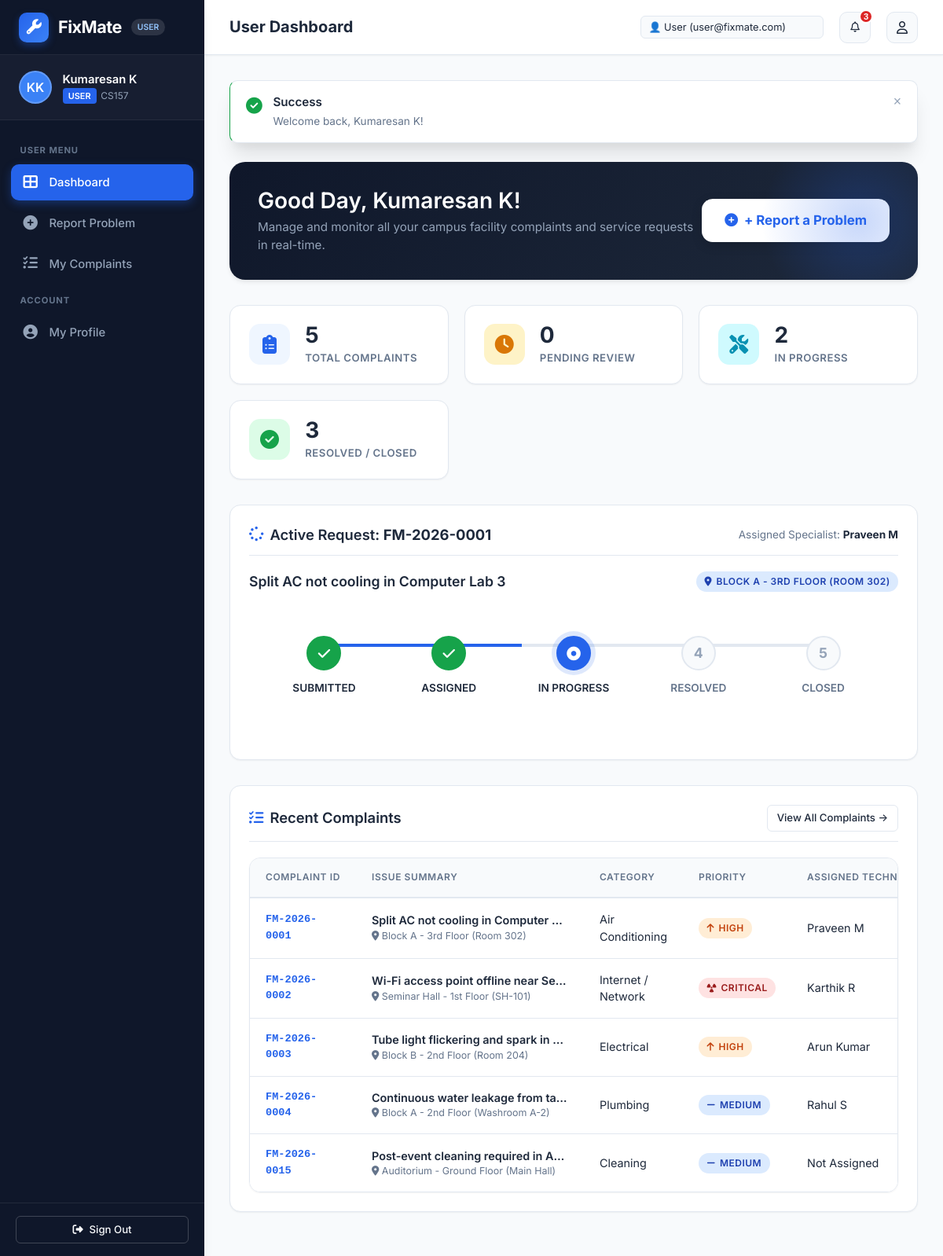
The page /user/dashboard.php (signed in) on the database its author committed.
### tables this page shows
CREATE TABLE `complaints` (
  `id` INT AUTO_INCREMENT PRIMARY KEY,
  `complaint_code` VARCHAR(30) NOT NULL UNIQUE,
  `user_id` INT NOT NULL,
  `category_id` INT NOT NULL,
  `technician_id` INT NULL DEFAULT NULL,
  `title` VARCHAR(255) NOT NULL,
  `description` TEXT NOT NULL,
  `location` VARCHAR(255) NOT NULL,
  `building` VARCHAR(100) NOT NULL,
  `floor` VARCHAR(50) NOT NULL,
  `room_number` VARCHAR(50) NULL DEFAULT NULL,
  `priority` ENUM('Low', 'Medium', 'High', 'Critical') NOT NULL DEFAULT 'Medium',
  `status` ENUM('Submitted', 'Assigned', 'In Progress', 'Resolved', 'Closed') NOT NULL DEFAULT 'Submitted',
  `submitted_date` DATETIME NOT NULL DEFAULT CURRENT_TIMESTAMP,
  `assigned_date` DATETIME NULL DEFAULT NULL,
  `started_date` DATETIME NULL DEFAULT NULL,
  `resolved_date` DATETIME NULL DEFAULT NULL,
  `closed_date` DATETIME NULL DEFAULT NULL,
  `preferred_date` DATE NULL DEFAULT NULL,
  `contact_number` VARCHAR(25) NOT NULL,
  `image_url` VARCHAR(255) NULL DEFAULT NULL,
  `resolution_notes` TEXT NULL DEFAULT NULL,
  `parts_used` VARCHAR(255) NULL DEFAULT NULL,
  `created_at` TIMESTAMP NOT NULL DEFAULT CURRENT_TIMESTAMP,
  `updated_at` TIMESTAMP NOT NULL DEFAULT CURRENT_TIMESTAMP ON UPDATE CURRENT_TIMESTAMP,
  FOREIGN KEY (`user_id`) REFERENCES `users`(`id`) ON DELETE CASCADE,
  FOREIGN KEY (`category_id`) REFERENCES `categories`(`id`) ON DELETE RESTRICT,
  FOREIGN KEY (`technician_id`) REFERENCES `technicians`(`id`) ON DELETE SET NULL,
  INDEX `idx_complaint_status` (`status`),
  INDEX `idx_complaint_priority` (`priority`),
  INDEX `idx_complaint_code` (`complaint_code`)
);

CREATE TABLE `users` (
  `id` INT AUTO_INCREMENT PRIMARY KEY,
  `full_name` VARCHAR(100) NOT NULL,
  `email` VARCHAR(150) NOT NULL UNIQUE,
  `phone` VARCHAR(25) NOT NULL,
  `employee_id` VARCHAR(50) NOT NULL UNIQUE,
  `department` VARCHAR(100) NOT NULL,
  `password` VARCHAR(255) NOT NULL,
  `role` ENUM('user', 'technician', 'admin') NOT NULL DEFAULT 'user',
  `status` ENUM('active', 'inactive') NOT NULL DEFAULT 'active',
  `created_at` TIMESTAMP NOT NULL DEFAULT CURRENT_TIMESTAMP,
  `updated_at` TIMESTAMP NOT NULL DEFAULT CURRENT_TIMESTAMP ON UPDATE CURRENT_TIMESTAMP,
  INDEX `idx_user_role` (`role`),
  INDEX `idx_user_status` (`status`)
);

CREATE TABLE `categories` (
  `id` INT AUTO_INCREMENT PRIMARY KEY,
  `category_name` VARCHAR(100) NOT NULL UNIQUE,
  `icon` VARCHAR(50) DEFAULT 'fa-tools',
  `description` TEXT,
  `status` ENUM('active', 'inactive') NOT NULL DEFAULT 'active',
  `created_at` TIMESTAMP NOT NULL DEFAULT CURRENT_TIMESTAMP,
  INDEX `idx_cat_status` (`status`)
);

### includes/auth.php (called while the page is built, shortened)
<?php
require_once __DIR__ . '/functions.php';
function isLoggedIn(): bool {
    return isset($_SESSION['user_id']) && !empty($_SESSION['user_id']);
}
function getCurrentUser(): ?array {
    return [
        'id'          => (int)$_SESSION['user_id'],
        'full_name'   => $_SESSION['full_name'] ?? 'User',
        'email'       => $_SESSION['email'] ?? '',
        'role'        => $_SESSION['role'] ?? 'user',
        'employee_id' => $_SESSION['employee_id'] ?? '',
        'department'  => $_SESSION['department'] ?? ''
    ];
}

### user/dashboard.php (the view, shortened to what this page needs)
<?php
require_once __DIR__ . '/../includes/auth.php';
$user = requireRole(['user', 'admin'], '../');
$pdo = getDB();
$userId = $user['id'];
$stmtTot = $pdo->prepare("SELECT COUNT(*) FROM complaints WHERE user_id = ?");
$stmtTot->execute([$userId]);
$totalComplaints = (int)$stmtTot->fetchColumn();
$stmtSubmitted = $pdo->prepare("SELECT COUNT(*) FROM complaints WHERE user_id = ? AND status = 'Submitted'");
$stmtSubmitted->execute([$userId]);
$pendingCount = (int)$stmtSubmitted->fetchColumn();
$stmtProgress = $pdo->prepare("SELECT COUNT(*) FROM complaints WHERE user_id = ? AND status IN ('Assigned', 'In Progress')");
$stmtProgress->execute([$userId]);
$inProgressCount = (int)$stmtProgress->fetchColumn();
$stmtResolved = $pdo->prepare("SELECT COUNT(*) FROM complaints WHERE user_id = ? AND status IN ('Resolved', 'Closed')");
$stmtResolved->execute([$userId]);
$resolvedCount = (int)$stmtResolved->fetchColumn();
$stmtActive = $pdo->prepare("
    SELECT c.*, cat.category_name, u_tech.full_name AS tech_name
    FROM complaints c
    LEFT JOIN categories cat ON c.category_id = cat.id
    LEFT JOIN technicians t ON c.technician_id = t.id
    LEFT JOIN users u_tech ON t.user_id = u_tech.id
    WHERE c.user_id = ? AND c.status IN ('Submitted', 'Assigned', 'In Progress')
    ORDER BY c.created_at DESC LIMIT 1
");
$stmtActive->execute([$userId]);
$activeComplaint = $stmtActive->fetch();
$stmtRecent = $pdo->prepare("
    SELECT c.*, cat.category_name, u_tech.full_name AS tech_name
    FROM complaints c
    LEFT JOIN categories cat ON c.category_id = cat.id
    LEFT JOIN technicians t ON c.technician_id = t.id
    LEFT JOIN users u_tech ON t.user_id = u_tech.id
    WHERE c.user_id = ?
    ORDER BY c.created_at DESC LIMIT 5
");
$stmtRecent->execute([$userId]);
$recentComplaints = $stmtRecent->fetchAll();
require_once __DIR__ . '/../includes/header.php';
require_once __DIR__ . '/../includes/sidebar.php';
?>
<div class="main-wrapper">
  <?php require_once __DIR__ . '/../includes/navbar.php'; ?>
  <main class="page-content">
    <?= displayFlash() ?>
    <div class="dashboard-hero">
      <div class="hero-text">
        <h1>Good Day, <?= e($user['full_name']) ?>!</h1>
        <p>Manage and monitor all your campus facility complaints and service requests in real-time.</p>
      </div>
      <div>
        <a href="report-problem.php" class="btn btn-primary btn-lg" style="background:#FFFFFF; color:var(--primary); box-shadow:0 4px 14px rgba(0,0,0,0.15); font-weight:700;">
          <i class="fas fa-plus-circle"></i> + Report a Problem
        </a>
      </div>
    </div>
    <div class="stats-grid">
      <div class="stat-card">
        <div class="stat-icon blue"><i class="fas fa-clipboard-list"></i></div>
        <div class="stat-details">
          <div class="stat-value"><?= $totalComplaints ?></div>
          <div class="stat-label">Total Complaints</div>
        </div>
      </div>
      <div class="stat-card">
        <div class="stat-icon amber"><i class="fas fa-clock"></i></div>
        <div class="stat-details">
          <div class="stat-value"><?= $pendingCount ?></div>
          <div class="stat-label">Pending Review</div>
        </div>
      </div>
      <div class="stat-card">
        <div class="stat-icon cyan"><i class="fas fa-screwdriver-wrench"></i></div>
        <div class="stat-details">
          <div class="stat-value"><?= $inProgressCount ?></div>
          <div class="stat-label">In Progress</div>
        </div>
      </div>
      <div class="stat-card">
        <div class="stat-icon green"><i class="fas fa-circle-check"></i></div>
        <div class="stat-details">
          <div class="stat-value"><?= $resolvedCount ?></div>
          <div class="stat-label">Resolved / Closed</div>
        </div>
      </div>
    </div>
    <?php if ($activeComplaint): ?>
      <?php
      $steps = ['Submitted', 'Assigned', 'In Progress', 'Resolved', 'Closed'];
      $currentStepIdx = array_search($activeComplaint['status'], $steps);
      $progressPct = ($currentStepIdx !== false) ? ($currentStepIdx / 4) * 80 : 0;
      ?>
      <div class="card" style="margin-bottom:2rem;">
        <div class="card-header">
          <div class="card-title">
            <i class="fas fa-spinner fa-spin text-primary"></i>
            <span>Active Request: <strong><?= e($activeComplaint['complaint_code']) ?></strong></span>
          </div>
          <div style="font-size:0.85rem; color:var(--text-muted);">
            Assigned Specialist: <strong style="color:var(--text-main);"><?= e($activeComplaint['tech_name'] ?? 'Pending Dispatch') ?></strong>
          </div>
        </div>
        <div>
          <div style="display:flex; justify-content:space-between; align-items:center; margin-bottom:1rem; flex-wrap:wrap; gap:0.5rem;">
            <h3 style="font-size:1.1rem;"><?= e($activeComplaint['title']) ?></h3>
            <span class="badge badge-medium"><i class="fas fa-location-dot"></i> <?= e($activeComplaint['location']) ?></span>
          </div>
          <div class="status-tracker">
            <div class="tracker-line">
              <div class="tracker-line-progress" style="width: <?= $progressPct ?>%;"></div>
            </div>
            <?php foreach ($steps as $idx => $step): ?>
              <?php
              $stepClass = '';
              $iconHtml = $idx + 1;
              if ($currentStepIdx !== false) {
                  if ($idx < $currentStepIdx) {
                      $stepClass = 'completed';
                      $iconHtml = '<i class="fas fa-check"></i>';
                  } elseif ($idx === $currentStepIdx) {
                      $stepClass = 'active';
                      $iconHtml = '<i class="fas fa-dot-circle"></i>';
                  }
              }
              ?>
              <div class="tracker-step <?= $stepClass ?>">
                <div class="tracker-icon"><?= $iconHtml ?></div>
                <div class="tracker-title"><?= strtoupper($step) ?></div>
              </div>
            <?php endforeach; ?>
          </div>
        </div>
      </div>
    <?php endif; ?>
    <div class="card">
      <div class="card-header">
        <div class="card-title">
          <i class="fas fa-list-check text-primary"></i>
          <span>Recent Complaints</span>
        </div>
        <a href="my-complaints.php" class="btn btn-outline btn-sm">View All Complaints &rarr;</a>
      </div>
      <div class="table-responsive">
        <table class="data-table">
          <thead>
            <tr>
              <th>Complaint ID</th>
              <th>Issue Summary</th>
              <th>Category</th>
              <th>Priority</th>
              <th>Assigned Technician</th>
            </tr>
          </thead>
          <tbody>
            <?php if (empty($recentComplaints)): ?>
              <tr>
                <td colspan="7">
                  <div class="table-empty-state" style="padding:2rem;">
                    <i class="fas fa-clipboard-check"></i>
                    <h3>No complaints submitted yet</h3>
                    <p>You haven't logged any maintenance requests. Click below to submit your first issue.</p>
                    <a href="report-problem.php" class="btn btn-primary btn-sm" style="margin-top:10px;">
                      <i class="fas fa-plus"></i> Submit a Problem
                    </a>
                  </div>
                </td>
              </tr>
            <?php else: ?>
              <?php foreach ($recentComplaints as $c): ?>
                <tr>
                  <td class="cell-id"><?= e($c['complaint_code']) ?></td>
                  <td>
                    <div class="cell-title"><?= e($c['title']) ?></div>
                    <div class="cell-subtitle"><i class="fas fa-map-marker-alt"></i> <?= e($c['location']) ?></div>
                  </td>
                  <td><?= e($c['category_name']) ?></td>
                  <td><?= getPriorityBadge($c['priority']) ?></td>
                  <td><?= e($c['tech_name'] ?? 'Not Assigned') ?></td>
                </tr>
              <?php endforeach; ?>
            <?php endif; ?>
          </tbody>
        </table>
      </div>
    </div>
  </main>
</div>
<?php require_once __DIR__ . '/../includes/footer.php'; ?>

### includes/functions.php (shortened to what this page needs)
<?php
function e(?string $string): string {
    return htmlspecialchars($string ?? '', ENT_QUOTES, 'UTF-8');
}
function getFlash(): ?array {
    if (isset($_SESSION['flash'])) {
        $flash = $_SESSION['flash'];
        return $flash;
    }
    return null;
}
function displayFlash(): string {
    $flash = getFlash();
    $type = e($flash['type']);
    $msg = e($flash['message']);
    $icon = match($type) {
        'success' => 'fa-circle-check',
        'danger'  => 'fa-triangle-exclamation',
        'warning' => 'fa-bell',
        default   => 'fa-circle-info'
    };
    return "
    <div class='toast toast-{$type}' style='position:relative; margin-bottom:1.5rem; animation:none; max-width:100%;'>
        <div class='toast-icon'><i class='fas {$icon} text-{$type}'></i></div>
        <div class='toast-content'>
            <div class='toast-title'>" . ucfirst($type) . "</div>
            <div class='toast-msg'>{$msg}</div>
        </div>
        <button class='toast-close' onclick='this.parentElement.remove()'>&times;</button>
    </div>";
}
function getPriorityBadge(string $priority): string {
    $p = trim($priority);
    $class = match(strtolower($p)) {
        'low'      => 'badge-low',
        'medium'   => 'badge-medium',
        'high'     => 'badge-high',
        'critical' => 'badge-critical',
        default    => 'badge-medium'
    };
    $icon = match(strtolower($p)) {
        'low'      => 'fa-arrow-down',
        'medium'   => 'fa-minus',
        'high'     => 'fa-arrow-up',
        'critical' => 'fa-radiation',
        default    => 'fa-circle'
    };
    return "<span class='badge {$class}'><i class='fas {$icon}'></i> " . e($p) . "</span>";
}

### rows shown on the page
complaints: complaint_code "FM-2026-0001", title "Split AC not cooling in Computer Lab 3", location "BLOCK A - 3RD FLOOR (ROOM 302)", status "In Progress" (drawn), title "Split AC not cooling in Computer…", location "Block A - 3rd Floor (Room 302)", category.category_name "Air Conditioning", priority "HIGH", users.full_name "Praveen M"
users: full_name "Praveen M"
complaints: complaint_code "FM-2026-0002", title "Wi-Fi access point offline near Se…", location "Seminar Hall - 1st Floor (SH-101)", category.category_name "Internet / Network", priority "CRITICAL", users.full_name "Karthik R"
complaints: complaint_code "FM-2026-0003", title "Tube light flickering and spark in…", location "Block B - 2nd Floor (Room 204)", category.category_name "Electrical", priority "HIGH", users.full_name "Arun Kumar"
complaints: complaint_code "FM-2026-0004", title "Continuous water leakage from ta…", location "Block A - 2nd Floor (Washroom A-2)", category.category_name "Plumbing", priority "MEDIUM", users.full_name "Rahul S"
complaints: complaint_code "FM-2026-0015", title "Post-event cleaning required in A…", location "Auditorium - Ground Floor (Main Hall)", category.category_name "Cleaning", priority "MEDIUM", tech_name "Not Assigned"

### other values the page prints
$role "USER"
$initials "KK"
$userName "Kumaresan K"
$empId "CS157"
$header_title "User Dashboard"
$unreadCount "3"
$type "Success"
$msg "Welcome back, Kumaresan K!"
$user['full_name'] "Kumaresan K"
$totalComplaints "5"
$pendingCount "0"
$inProgressCount "2"
$resolvedCount "3"
$step "SUBMITTED"
$step "ASSIGNED"
